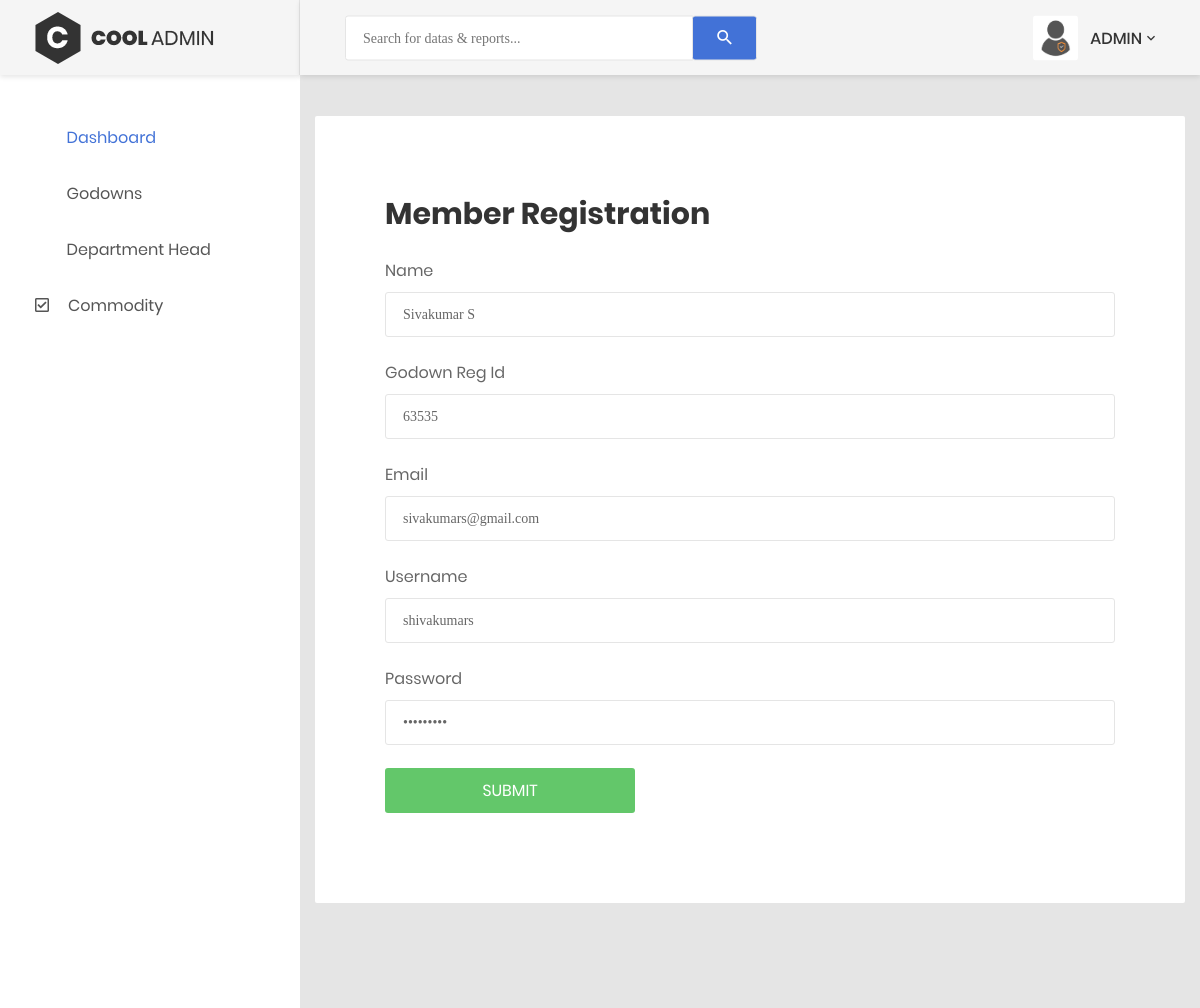
Page /admin/editdepartment?id=19 (signed in) on the committed database.
### tables this page shows
CREATE TABLE `department` (
  `deptid` int(11) NOT NULL,
  `name` varchar(70) NOT NULL,
  `email` varchar(80) NOT NULL,
  `regid` int(11) NOT NULL,
  `username` varchar(50) NOT NULL,
  `password` varchar(50) NOT NULL
);

### admin/editdepartment.php (the view, shortened to what this page needs)
<html lang="en"><head>
    <link href="../../css/font-face.css" rel="stylesheet" media="all">
    <link href="../../vendor/font-awesome-4.7/css/font-awesome.min.css" rel="stylesheet" media="all">
    <link href="../../vendor/font-awesome-5/css/fontawesome-all.min.css" rel="stylesheet" media="all">
    <link href="../../vendor/mdi-font/css/material-design-iconic-font.min.css" rel="stylesheet" media="all">
    <link href="../../vendor/bootstrap-4.1/bootstrap.min.css" rel="stylesheet" media="all">
    <link href="../../vendor/animsition/animsition.min.css" rel="stylesheet" media="all">
    <link href="../../vendor/bootstrap-progressbar/bootstrap-progressbar-3.3.4.min.css" rel="stylesheet" media="all">
    <link href="../../vendor/wow/animate.css" rel="stylesheet" media="all">
    <link href="../../vendor/css-hamburgers/hamburgers.min.css" rel="stylesheet" media="all">
    <link href="../../vendor/slick/slick.css" rel="stylesheet" media="all">
    <link href="../../vendor/select2/select2.min.css" rel="stylesheet" media="all">
    <link href="../../vendor/perfect-scrollbar/perfect-scrollbar.css" rel="stylesheet" media="all">
    <link href="../../css/theme.css" rel="stylesheet" media="all">
</head>
   <?php include 'layout/header.php';
   include 'session.php';
    ?>
</head>
<body class="animsition" style="animation-duration: 900ms; opacity: 1;">
    <div class="page-wrapper">
        <aside class="menu-sidebar d-none d-lg-block">
            <div class="logo">
                <a href="#">
                    <img src="../images/icon/logo.png" alt="Cool Admin">
                </a>
            </div>
            <div class="menu-sidebar__content js-scrollbar1 ps">
                <nav class="navbar-sidebar">
                    <ul class="list-unstyled navbar__list">
                        <li class="active has-sub">
                            <a class="js-arrow" href="../admin/dashboard">
                                <i class="fas fa-tachometer-alt"></i>Dashboard</a>
                        <li>
                            <a href="../admin/godown">
                                <i class="fas fa-chart-bar"></i>Godowns</a>
                        </li>
                        <li>
                            <a href="../admin/department">
                                <i class="fas fa-table"></i>Department Head</a>
                        </li>
                        <li>
                            <a href="../admin/commodity">
                                <i class="far fa-check-square"></i>Commodity</a>
                        </li>
                    </ul>
                </nav>
            </div>
        </aside>
        <div class="page-container">
            <header class="header-desktop">
                <div class="section__content section__content--p30">
                    <div class="container-fluid">
                        <div class="header-wrap">
                            <form class="form-header" action="" method="POST">
                                <input class="au-input au-input--xl" type="text" name="search" placeholder="Search for datas &amp; reports...">
                                <button class="au-btn--submit" type="submit">
                                    <i class="zmdi zmdi-search"></i>
                                </button>
                            </form>
                            <div class="header-button">
                                <div class="noti-wrap">
                                </div>
                                <div class="account-wrap">
                                    <div class="account-item clearfix js-item-menu">
                                        <div class="image">
                                            <img src="../images/icon/adm.png" alt="centralgov">
                                        </div>
                                        <div class="content">
                                            <a class="js-acc-btn" href="#">ADMIN</a>
                                        </div>
                                    </div>
                                </div>
                            </div>
                        </div>
                    </div>
                </div>
            </header>
            <div class="main-content">
                <div class="page-wrapper">
                    <div class="page-content--bge5">
                        <div class="container">
                            <div class="login-wrap">
                                <div class="login-content">
                                    <?php
                                    $mys="SELECT * FROM department where deptid=".$_GET['id'];
                                    $ex=mysqli_query($db,$mys);
                                    $sel= mysqli_fetch_array($ex);
                                    ?>
                                    <div class="login-form">
                                    <form action="" method="post" class="register-form" id="register-form">
                                               <h2>Member Registration </h2><br>
                                       <div class="form-group">
                                                   <label>Name</label>
                                                   <input class="au-input au-input--full" type="text" name="name" placeholder="Name" required value="<?php echo $sel['name'] ?>">
                                       </div>
                                       <div class="form-group">
                                                   <label>Godown Reg Id</label>
                                                   <input class="au-input au-input--full" type="text" name="regid" placeholder="Reg Id" required value="<?php echo $sel['regid'] ?>">
                                       </div>
                                   <div class="form-group">
                                       <label>Email</label>
                                       <input class="au-input au-input--full" type="text" name="email" placeholder="email" required value="<?php echo $sel['email'] ?>">
                                   </div>
                                       <div class="form-group">
                                           <label>Username</label>
                                           <input class="au-input au-input--full" type="text" name="username" placeholder="Username" required value="<?php echo $sel['username'] ?>">
                                       </div>
                                       <div class="form-group">
                                           <label>Password</label>
                                           <input class="au-input au-input--full" type="password" name="password" placeholder="Password" required value="<?php echo $sel['password'] ?>">
                                       </div>
                                   <button class="au-btn au-btn--block au-btn--green m-b-20" type="submit" style="width: 250px;">Submit</button>
                               </form>
                                    </div>
                                </div>
                            </div>
                        </div>
            </div>
        </div>
    </div>
</body>
</html>

### rows in the picture
department: name "Sivakumar S", regid "63535", email "sivakumars@gmail.com", username "shivakumars"
